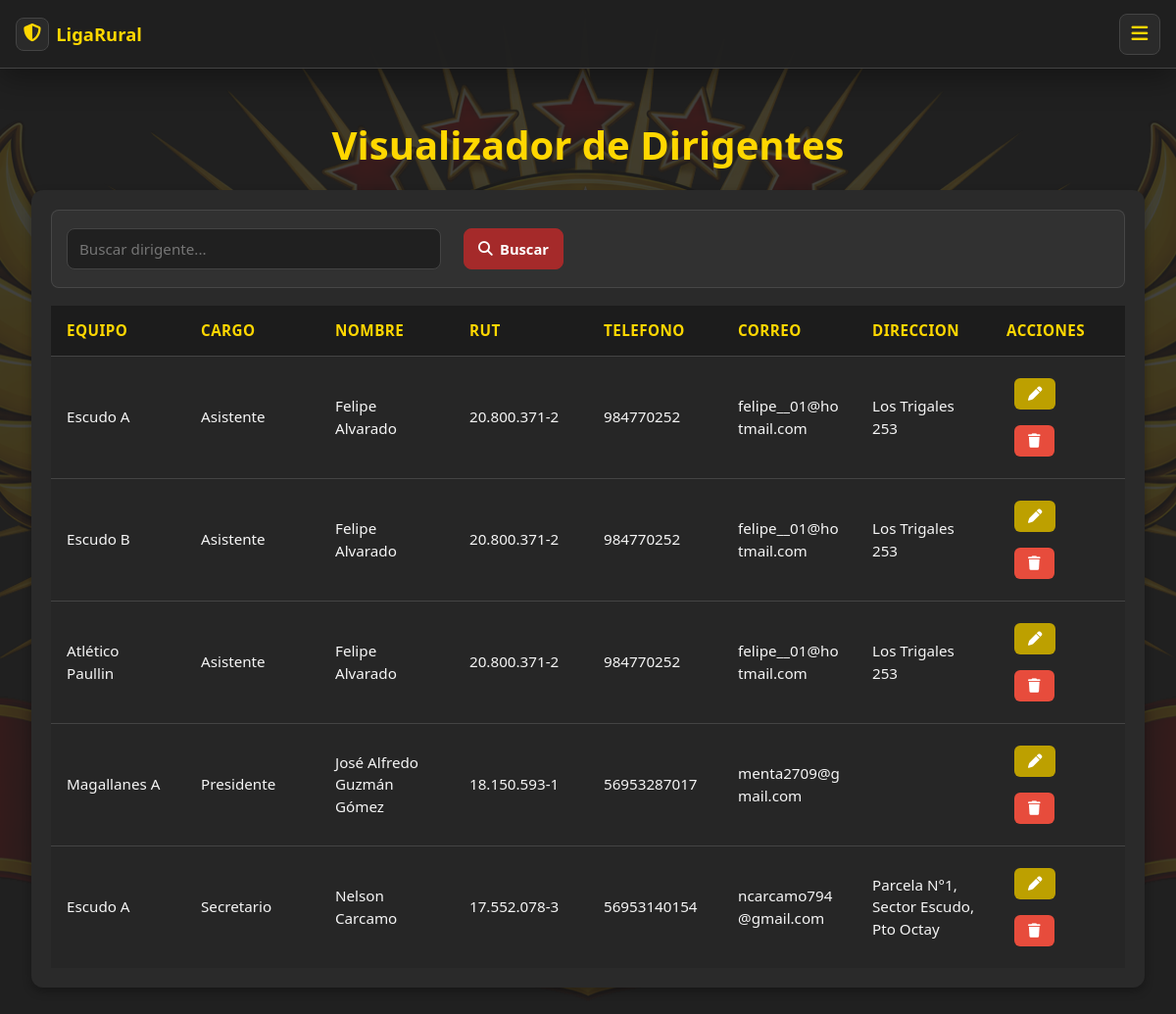
/dirigentes (signed in), run on the app's committed database.
### myapp/models.py (models this page shows, shortened)
class Dirigente(models.Model):
    usuario = models.ForeignKey(
        settings.AUTH_USER_MODEL,
        on_delete=models.SET_NULL,
        null=True,
        blank=True,
        related_name="dirigencias"
    )
    equipo = models.ForeignKey(
        "Equipo",
        on_delete=models.CASCADE,
        related_name="dirigentes"
    )
    nombre = models.CharField(max_length=100)
    rut = models.CharField(
        max_length=12,
    )
    telefono = models.CharField(max_length=20)
    correo = models.EmailField()
    cargo = models.CharField(max_length=50)
    direccion = models.CharField(
        max_length=255,
        null=True,
        blank=True
    )
    fecha_asuncion = models.DateField(
        null=True,
        blank=True
    )
    activo = models.BooleanField(
        default=True
    )
    def rut_formateado(self):
        rut_limpio = (
            self.rut
            .replace(".", "")
            .replace("-", "")
        )
        cuerpo = rut_limpio[:-1]
        dv = rut_limpio[-1].upper()
        cuerpo_con_puntos = (
            f"{int(cuerpo):,}"
            .replace(",", ".")
        )
        return f"{cuerpo_con_puntos}-{dv}"

class Equipo(models.Model):
    nombre = models.CharField(max_length=100, unique=True)
    fecha_creacion = models.DateField(
        null=True,
        blank=True
    )
    logo = models.ImageField(
        upload_to='equipos/logos/',
        null=True,
        blank=True
    )
    nombre_entrenador = models.CharField(
        max_length=100,
        blank=True,
        null=True)
    nombre_dueno = models.CharField(max_length=100,
        blank=True,
        null=True)
    liga = models.ForeignKey(Liga, on_delete=models.CASCADE)
    redes_sociales = models.CharField(
        max_length=100,
        blank=True,
        default=""
    )
    def __str__(self):
        palabras_repetidas = ['El ','Las ','Club ', 'Deportivo ', ' Serie']
        texto = self.nombre
        for palabra in palabras_repetidas:
            texto = texto.replace(palabra, "")
        return texto

### myapp/views.py (the view, shortened to what this page needs)
# urls.py: path('dirigentes', views.lista_dirigentes, name='dirigentes'),
@usuario_autorizado_required
def lista_dirigentes(request):
    buscar = request.GET.get('buscar')
    dirigentes = Dirigente.objects.select_related(
        'equipo',
        'equipo__liga'
    )
    if not es_administrador(request.user):
        dirigentes_asignados = obtener_dirigente(request.user)
        dirigentes = dirigentes.filter(
            equipo__in=dirigentes_asignados.values("equipo_id")
        )
    dirigentes_totales = dirigentes
    return render(request, "dirigentes/dirigentes.html", {
        "dirigentes": dirigentes.order_by('nombre'),
        "hay_dirigentes": dirigentes_totales.exists()
    })

### myapp/permissions.py (called while the page is built)
def es_administrador(user):
    return user.is_authenticated and (user.is_staff or user.is_superuser)

def usuario_autorizado_required(view_func):
    @wraps(view_func)
    @login_required
    def wrapper(request, *args, **kwargs):
        if es_administrador(request.user) or es_dirigente(request.user):
            return view_func(request, *args, **kwargs)
        return HttpResponseForbidden("Tu usuario no tiene un rol autorizado.")
    return wrapper

### myapp/templates/dirigentes/dirigentes.html (shortened to what this page needs)
{% extends 'layouts/base.html' %}
{% block content %}
    <div class="contenedor-tablas">
        <div class="card-title">
            <h1>Visualizador de Dirigentes</h1>
        </div>
        <div class="card">
            {% if hay_dirigentes %}
            <div class="equipo-listado-toolbar">
                <form method="GET" class="equipo-busqueda">
                    <input
                        type="text"
                        name="buscar"
                        placeholder="Buscar dirigente..."
                        value="{{ request.GET.buscar }}"
                    >
                    <button type="submit">
                        <i class="fa-solid fa-magnifying-glass"></i>
                        <span>Buscar</span>
                    </button>
                </form>
            </div>
            {% endif %}
            {% if not dirigentes %}
            <p class="empty-message">No hay datos para mostrar.</p>
            {% else %}
            <table class="tabla-responsive">
                <thead>
                    <tr class="encabezado">
                        <th>
                            Equipo
                        </th>
                        <th>
                            Cargo
                        </th>
                        <th>
                            Nombre
                        </th>
                        <th>
                            Rut
                        </th>
                        <th>
                            Telefono
                        </th>
                        <th>
                            Correo
                        </th>
                        <th>
                            direccion
                        </th>
                        {% if user.is_staff %}
                            <th>
                                Acciones
                            </th>
                        {% endif %}
                    </tr>
                </thead>
                <tbody>
                {% for dirigente in dirigentes %}
                    {% if dirigente.activo %}
                    <tr>
                        <td>
                            {{dirigente.equipo}}
                        </td>
                        <td>
                            {{dirigente.cargo}}
                        </td>
                        <td>
                            {{ dirigente.nombre }}
                        </td>
                        <td>
                            {{ dirigente.rut_formateado }}
                        </td>
                        <td>
                            {{ dirigente.telefono }}
                        </td>
                        <td>
                            {{dirigente.correo}}
                        </td>
                        <td>
                            {{dirigente.direccion}}
                        </td>
                        {% if user.is_staff %}
                            <td>
                                <button class="btn editar" title="Editar"
                                onclick="window.location='/dirigentes/editar/{{ dirigente.id }}/'">
                                    <i class="fa-solid fa-pen"></i>
                                </button>
                                <button onclick='confirmarEliminar("{{ dirigente.id }}", "{{ dirigente.nombre|escapejs }}")' class="btn eliminar" title="Eliminar">
                                    <i class="fa-solid fa-trash"></i>
                                </button>
                            </td>
                        {% endif %}
                        </tr>
                    {% endif %}
                {% endfor %}
                </tbody>
            </table>
            {% endif %}
        </div>
    </div>
{% endblock %}

### myapp/static/styles/main.css (style rules this page uses)
:root { --nav-height: 70px; --bg-principal: #202020; --bg-card: #2a2a2a; --color-principal: gold; --color-secundario: brown; --borde: #444; --texto-principal: whitesmoke; --texto-tenue: #999; --texto-tenue-2: #ccc; --radio-sm: 6px; --radio-md: 8px; --radio-lg: 12px; }
body { background: var(--bg-principal); color: var(--texto-principal); padding-top: var(--nav-height); position: relative; font-size: 1rem; line-height: 1.5; }
body::before { content: ""; position: fixed; inset: 0; background-image: url("/static/img/logo_liga.png"); background-size: cover; background-position: center; background-repeat: no-repeat; background-attachment: fixed; opacity: 0.15; z-index: -1; pointer-events: none; }
* { margin: 0; padding: 0; box-sizing: border-box; font-family: "Segoe UI", sans-serif; }
h1 { text-align: center; margin-top: 1rem; font-size: 2.5rem; color: var(--color-principal); }
input { font-size: 3vh; background: wheat; padding: 2px; margin: 5px; }
table { width: 100%; border-collapse: collapse; table-layout: fixed; }
th, td { padding: 14px 16px; text-align: left; word-wrap: break-word; overflow-wrap: break-word; hyphens: auto; border-bottom: 1px solid var(--borde); }
th { background: #1c1c1c; color: var(--color-principal); font-size: 0.95rem; text-transform: uppercase; letter-spacing: 0.03em; font-weight: 700; }
td { font-size: 0.95rem; color: var(--texto-principal); }
tbody tr { background-color: #262626; transition: background-color 0.15s ease; }
tbody tr:last-child td { border-bottom: none; }
button { color: white; background: var(--color-secundario); font-family: Impact, Haettenschweiler, 'Arial Narrow Bold', sans-serif; font-size: 1.5rem; border-radius: 1rem; padding: 0.25rem; margin: 0.5rem; }
.btn { padding: 8px 14px; border: none; border-radius: var(--radio-sm); cursor: pointer; font-size: 0.9rem; font-weight: 600; color: white; transition: filter 0.15s ease, transform 0.15s ease; }
.editar { background-color: rgb(189, 160, 0); }
.eliminar { background-color: #e74c3c; }
.contenedor-tablas { display: flex; flex-direction: column; gap: 1rem; margin: 1rem; padding: 1rem; }
.card { background: var(--bg-card); padding: 20px; border-radius: var(--radio-lg); box-shadow: 0 4px 10px rgba(0,0,0,0.3); grid-column: span 1; grid-row: span 1; }
.card-title { grid-column: span 2; grid-row: span 1; }
.equipo-listado-toolbar { align-items: center; background: rgba(255, 255, 255, 0.035); border: 1px solid rgba(255, 255, 255, 0.1); border-radius: var(--radio-md); display: flex; gap: 0.85rem; justify-content: space-between; margin-bottom: 18px; padding: 10px; }
.equipo-busqueda { align-items: center; display: flex; flex: 1; gap: 0.65rem; margin: 0; max-width: 520px; }
.equipo-busqueda input { background: #202020; border: 1px solid var(--borde); border-radius: var(--radio-md); color: var(--texto-principal); flex: 1; font-size: 0.95rem; min-height: 42px; min-width: 180px; padding: 0 12px; }
.equipo-busqueda button, .btn.descargar { align-items: center; border-radius: var(--radio-md); display: inline-flex; font-size: 0.92rem; font-weight: 700; gap: 0.45rem; min-height: 42px; padding: 0 14px; text-decoration: none; transition: background 0.2s, border-color 0.2s, color 0.2s, transform 0.2s; white-space: nowrap; }
.equipo-busqueda button { background: var(--color-secundario); border: 1px solid var(--color-secundario); color: white; cursor: pointer; }

### data on the page
Dirigente: equipo "Escudo A", cargo "Asistente", nombre "Felipe Alvarado", rut_formateado "20.800.371-2", telefono "984770252", correo "felipe__01@hotmail.com", direccion "Los Trigales 253"
Dirigente: equipo "Escudo B", cargo "Asistente", nombre "Felipe Alvarado", rut_formateado "20.800.371-2", telefono "984770252", correo "felipe__01@hotmail.com", direccion "Los Trigales 253"
Dirigente: equipo "Atlético Paullin", cargo "Asistente", nombre "Felipe Alvarado", rut_formateado "20.800.371-2", telefono "984770252", correo "felipe__01@hotmail.com", direccion "Los Trigales 253"
Dirigente: equipo "Magallanes A", cargo "Presidente", nombre "José Alfredo Guzmán Gómez", rut_formateado "18.150.593-1", telefono "56953287017", correo "menta2709@gmail.com"
Dirigente: equipo "Escudo A", cargo "Secretario", nombre "Nelson Carcamo", rut_formateado "17.552.078-3", telefono "56953140154", correo "ncarcamo794@gmail.com", direccion "Parcela N°1, Sector Escudo, Pto Octay"
